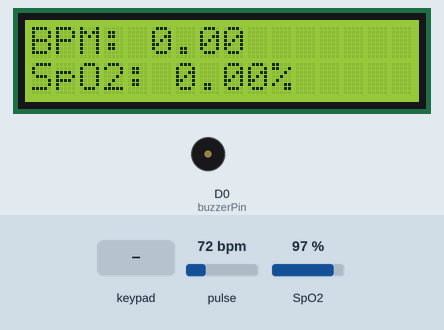
Simulated run of this sketch. Board: ESP8266 (NodeMCU). Shown: 16×2 character LCD, buzzer (waves = sounding). Inputs (shaded band) come from the test bench; at power-on: pulse 72 bpm, SpO2 97 %. WiFi joins after 1.5 s; servers stay silent unless stated; what the sketch prints to the serial monitor is not drawn.

Above: at 3.0 s.
3.1 s: keypad keys 1 2 3 4 pressed 0.4 s apart
At 4.2 s:
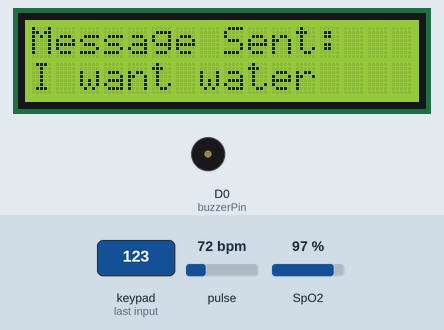
9.0 s: key '5' pressed
At 12.9 s:
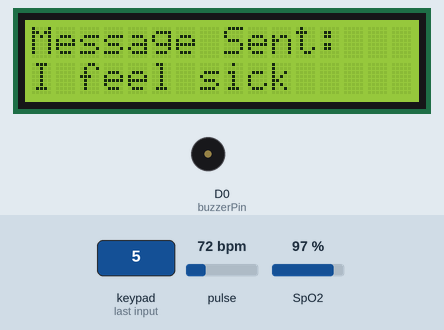
13.3 s: key '6' pressed
At 14.9 s:
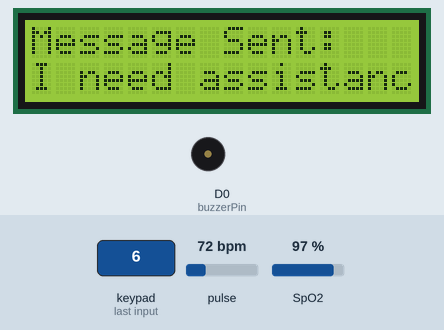
17.1 s: key '*' pressed
At 18.4 s:
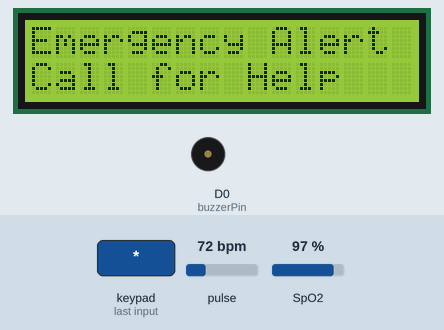
20.6 s: keypad keys 1 3 9 7 pressed 0.4 s apart
At 23.9 s:
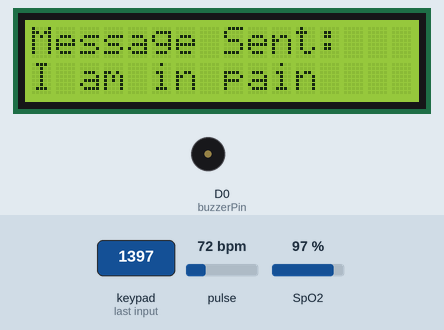
26.5 s: pulse set to 42 bpm
At 29.6 s:
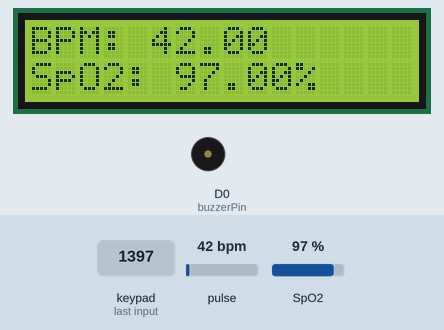
Timing chart, 0 to 31.1 s (numbered marks = the images above; inputs shaded):
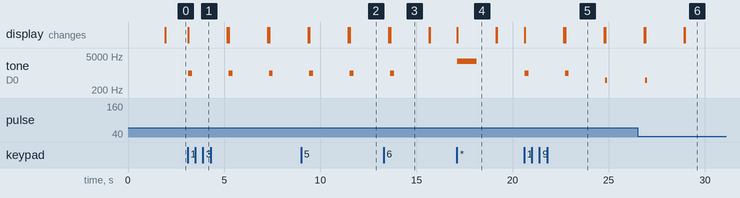

Measured:
- after the input at 3.1 s, tone on D0 (buzzerPin): alternates 1000 Hz for 0.20 s and silent for 1.9 s, starting at once; the display: changes at once (image 1)
- after the input at 13.3 s, tone on D0 (buzzerPin): silent → 1000 Hz after 0.34 s, → silent 0.20 s later
- after the input at 17.1 s, tone on D0 (buzzerPin): silent → 3000 Hz at once, → silent 1.0 s later; the display: changes at once (image 4)
- after the input at 20.6 s, tone on D0 (buzzerPin): plays 1000 Hz for 0.20 s, 1000 Hz for 0.20 s, 500 Hz for 0.10 s, starting at once; the display: first changes at once (image 5 shows a later state)
- what the display in image 3 shows lasts 2.1 s, from 13.6 s to 15.7 s

The sketch:

main.ino
```cpp
// Undefine HIGH macro to prevent conflict
#undef HIGH

#include <Keypad.h>
#include <Wire.h>
#include <LiquidCrystal_PCF8574.h>
#include "MAX30100_PulseOximeter.h"

#define BLYNK_TEMPLATE_ID "TMPL3cyggP7iS"
#define BLYNK_TEMPLATE_NAME "Patient Monitoring System"
#define BLYNK_AUTH_TOKEN "mADseSupO75k_RAIdjBZr6dTcc8FPp37"
#define BLYNK_PRINT Serial
#include <ESP8266WiFi.h>
#include <BlynkSimpleEsp8266.h>

// Blynk Credentials
char auth[] = "mADseSupO75k_RAIdjBZr6dTcc8FPp37";
char ssid[] = "Smart Bin";
char pass[] = "7899262658";

// LCD Initialization (I2C) and MAX30100 on D1 (SCL) & D2 (SDA)
LiquidCrystal_PCF8574 lcd(0x27);
PulseOximeter pox;

// Keypad Configuration
const byte ROW_NUM = 4;
const byte COLUMN_NUM = 4;

char keys[ROW_NUM][COLUMN_NUM] = {
  {'1', '2', '3', 'A'},
  {'4', '5', '6', 'B'},
  {'7', '8', '9', 'C'},
  {'*', '0', '#', 'D'}
};

byte pin_rows[ROW_NUM] = {D3, D4, D5, D6};
byte pin_column[COLUMN_NUM] = {D7, D8, D0, A0};

Keypad keypad = Keypad(makeKeymap(keys), pin_rows, pin_column, ROW_NUM, COLUMN_NUM);

// Predefined Messages
const char* messages[] = {
  "I want water",
  "I need medicine",
  "I am in pain",
  "Help me!",
  "I feel sick",
  "I need assistance"
};

// Buzzer Pin
int buzzerPin = D0;

// Heart Rate Data Reporting Interval
uint32_t tsLastReport = 0;

void onBeatDetected() {
  Serial.println("Heart Beat Detected!");
}

void setup() {
  Serial.begin(9600);
  Wire.begin(D2, D1);  // SDA=D2, SCL=D1 (Shared for MAX30100 and LCD)

  // Initialize LCD
  lcd.begin(16, 2);
  lcd.setBacklight(255);
  lcd.setCursor(0, 0);
  lcd.print("Patient Monitoring");
  lcd.setCursor(0, 1);
  lcd.print("System");

  // Initialize Buzzer
  pinMode(buzzerPin, OUTPUT);

  // Connect to Wi-Fi and Blynk
  Blynk.begin(auth, ssid, pass);
  Serial.println("Patient Monitoring System Ready");

  // Initialize MAX30100
  if (!pox.begin()) {
    Serial.println("MAX30100 Init FAILED");
    while (true);
  } else {
    Serial.println("MAX30100 Init SUCCESS");
  }
  pox.setIRLedCurrent(MAX30100_LED_CURR_7_6MA);
  pox.setOnBeatDetectedCallback(onBeatDetected);
}

void loop() {
  Blynk.run();

  // Update Heart Rate and SpO2 every second
  pox.update();
  if (millis() - tsLastReport > 1000) {
    float bpm = pox.getHeartRate();
    float spO2 = pox.getSpO2();

    // Always display readings on the LCD
    lcd.clear();
    lcd.setCursor(0, 0);
    lcd.print("BPM: ");
    lcd.print(bpm);
    lcd.setCursor(0, 1);
    lcd.print("SpO2: ");
    lcd.print(spO2);
    lcd.print("%");

    // Send values to Blynk, but make sure to handle invalid readings
    if (bpm > 0 && spO2 > 0) {
      // Send valid readings to Blynk
      Blynk.virtualWrite(V1, bpm);  // Virtual pin V1 for BPM
      Blynk.virtualWrite(V2, spO2);  // Virtual pin V2 for SpO2
    } else {
      // Send 0 if the values are invalid (finger removed)
      Blynk.virtualWrite(V1, 0);  // Reset BPM to 0
      Blynk.virtualWrite(V2, 0);  // Reset SpO2 to 0
    }

    tsLastReport = millis();
  }

  char key = keypad.getKey();
  if (key) {
    lcd.clear();

    if (key >= '1' && key <= '6') {
      int msgIndex = key - '1';
      lcd.setCursor(0, 0);
      lcd.print("Message Sent:");
      lcd.setCursor(0, 1);
      lcd.print(messages[msgIndex]);
      tone(buzzerPin, 1000, 200);

      // Send Message to Blynk App
      Blynk.virtualWrite(V0, messages[msgIndex]);
      Serial.println(messages[msgIndex]);
    } else if (key == '*') {  // Emergency
      lcd.setCursor(0, 0);
      lcd.print("Emergency Alert");
      lcd.setCursor(0, 1);
      lcd.print("Call for Help");
      tone(buzzerPin, 3000, 1000);

      // Send Emergency Alert to Blynk
      Blynk.logEvent("notification", "Emergency Alert: Call for Help");
      Serial.println("Emergency Alert Sent!");
    } else {  // Invalid Key
      lcd.setCursor(0, 0);
      lcd.print("Invalid Key");
      tone(buzzerPin, 500, 100);
    }

    delay(2000);
    lcd.clear();

    // Display "Patient Monitoring System" after key event
    lcd.setCursor(0, 0);
    lcd.print("Patient Monitoring");
    lcd.setCursor(0, 1);
    lcd.print("System");
  }
}
```
